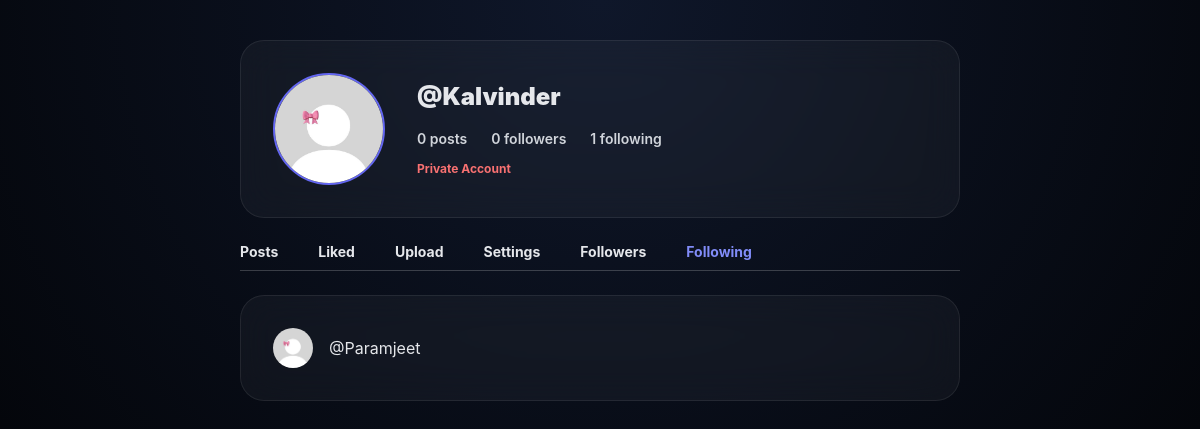
Screenshot of /profile/Kalvinder?tab=following (signed in) with the database file from the repository.
### reveria.py (models this page shows, shortened)
class User(db.Model):
    id = db.Column(db.Integer, primary_key=True)
    name = db.Column(db.String(50))
    username = db.Column(db.String(20), unique=True, nullable=False)
    email = db.Column(db.String(50), unique=True, nullable=False)
    password_hash = db.Column(db.String(128))
    profile_pic = db.Column(db.String(100), default='default.jpg')
    is_private = db.Column(db.Boolean, default=False)
    posts = db.relationship('Post', backref='author', lazy=True, cascade="all, delete")
    likes = db.relationship('Like', backref='user', lazy=True)
    followed = db.relationship('User', secondary=followers,
        primaryjoin=(followers.c.follower_id == id),
        secondaryjoin=(followers.c.followed_id == id),
        backref=db.backref('followers', lazy='dynamic'), lazy='dynamic')
    def is_following(self, user): return self.followed.filter(followers.c.followed_id == user.id).count() > 0

### reveria.py (the view, shortened to what this page needs)
@app.route('/profile/<username>')
def profile(username):
    me = User.query.filter_by(username=session.get('username')).first()
    user = User.query.filter_by(username=username).first_or_404()
    tab = request.args.get('tab', 'posts')
    is_owner = me and me.id == user.id
    is_following = me and me.is_following(user)
    followers = user.followers.all()  # who follows this user
    following = user.followed.all()   # who this user follows
    liked_posts = (
        Post.query
        .join(Like)
        .filter(Like.user_id == user.id)
        .all()
    )
    return render_template(
        'profile.html',
        user=user,
        me=me,
        tab=tab,
        is_following=is_following,
        followers=followers,
        following=following,
        liked_posts=liked_posts
    )

### templates/profile.html (shortened to what this page needs)
<!DOCTYPE html>
<html lang="en">
<head>
    <script src="https://cdn.tailwindcss.com"></script>
    <link rel="stylesheet" href="https://cdnjs.cloudflare.com/ajax/libs/font-awesome/6.5.1/css/all.min.css">
</head>
<body class="min-h-screen flex justify-center">
<main class="w-full max-w-3xl px-6 py-10">
    <section class="glass rounded-3xl p-8 mb-6">
        <div class="flex items-center gap-8">
            <img src="/static/uploads/{{ user.profile_pic }}"
                 class="w-28 h-28 rounded-full object-cover border-2 border-indigo-500">
            <div class="flex-1">
                <div class="flex items-center gap-6">
                    <h1 class="text-2xl font-black">@{{ user.username }}</h1>
                </div>
                <div class="flex gap-6 mt-4 text-sm font-semibold text-gray-300">
                    <span>{{ user.posts|length }} posts</span>
                    <span>{{ user.followers.count() }} followers</span>
                    <span>{{ user.followed.count() }} following</span>
                </div>
                {% if user.is_private %}
                <p class="mt-3 text-xs text-red-400 font-bold">Private Account</p>
                {% endif %}
            </div>
        </div>
    </section>
    <nav class="flex gap-10 mb-6 font-bold text-sm border-b border-white/20 pb-2">
        <a href="?tab=posts" class="{{ 'tab-active' if tab == 'posts' else '' }}">Posts</a>
        {% if me.username == user.username %}
            <a href="?tab=liked" class="{{ 'tab-active' if tab == 'liked' else '' }}">Liked</a>
            <a href="?tab=upload" class="{{ 'tab-active' if tab == 'upload' else '' }}">Upload</a>
            <a href="?tab=settings" class="{{ 'tab-active' if tab == 'settings' else '' }}">Settings</a>
    <a href="?tab=followers" class="{{ 'text-indigo-400' if tab=='followers' }}">Followers</a>
    <a href="?tab=following" class="{{ 'text-indigo-400' if tab=='following' }}">Following</a>
        {% endif %}
    </nav>
{% if tab == 'following' %}
<section class="glass rounded-3xl p-6 grid gap-4">
    {% for f in following %}
    <a href="{{ url_for('profile', username=f.username) }}" class="flex items-center gap-4 hover:bg-white/5 p-2 rounded-xl">
        <img src="/static/uploads/{{ f.profile_pic }}" class="w-10 h-10 rounded-full object-cover">
        <span>@{{ f.username }}</span>
    </a>
    {% else %}
    <p class="text-gray-400 text-sm text-center">Not following anyone</p>
    {% endfor %}
</section>
{% endif %}
</main>
</body>
</html>

### templates/profile.html (style rules this page uses)
body { background: radial-gradient(circle at top, #0f172a, #000); color: #e5e7eb; font-family: 'Inter', sans-serif; }
.glass { background: rgba(255,255,255,0.04); backdrop-filter: blur(18px); border: 1px solid rgba(255,255,255,0.08); }
a { text-decoration: none; }

### rows the page displays
User: profile_pic (placeholder picture), username "Kalvinder"
User: profile_pic (placeholder picture), username "Paramjeet"

### other values shown
{{ user.posts|length }} "0"
{{ user.followers.count() }} "0"
{{ user.followed.count() }} "1"
